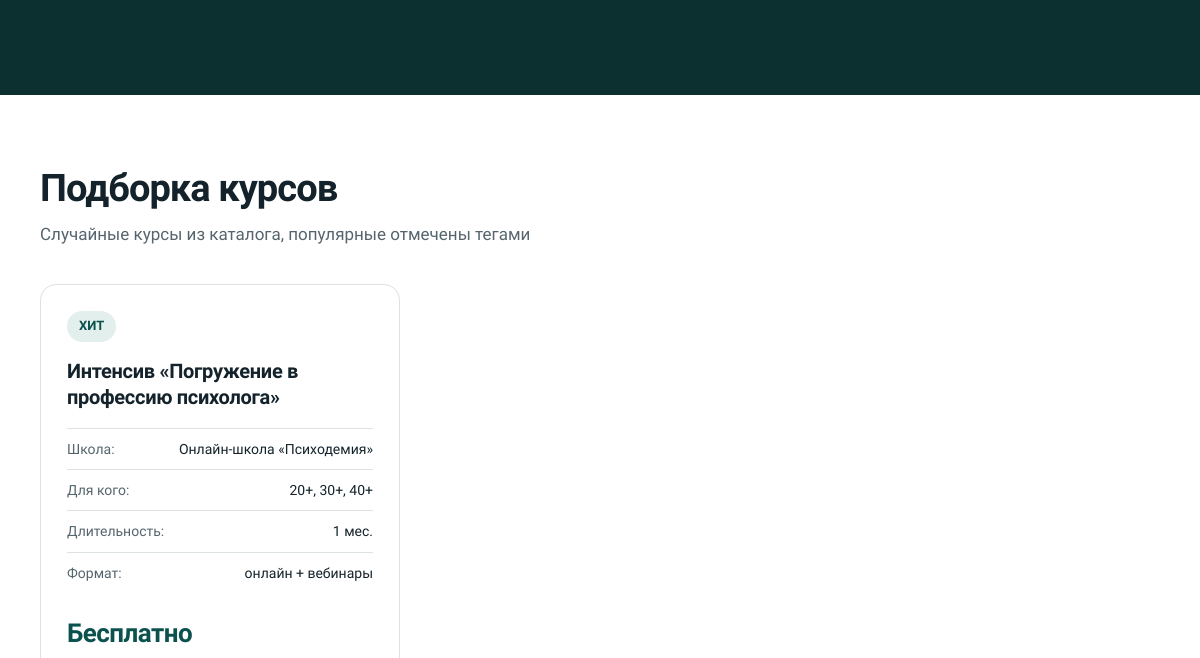
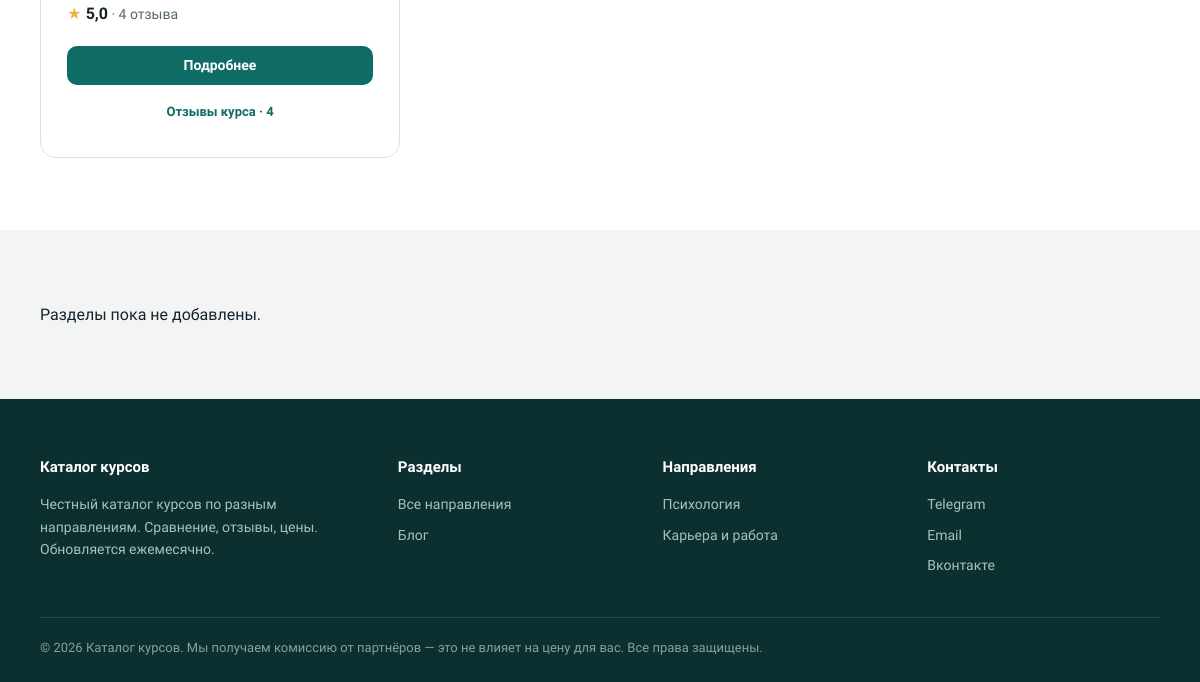
/ (lower part), run on an earlier commit of the app's database (2 pictures, top to bottom).
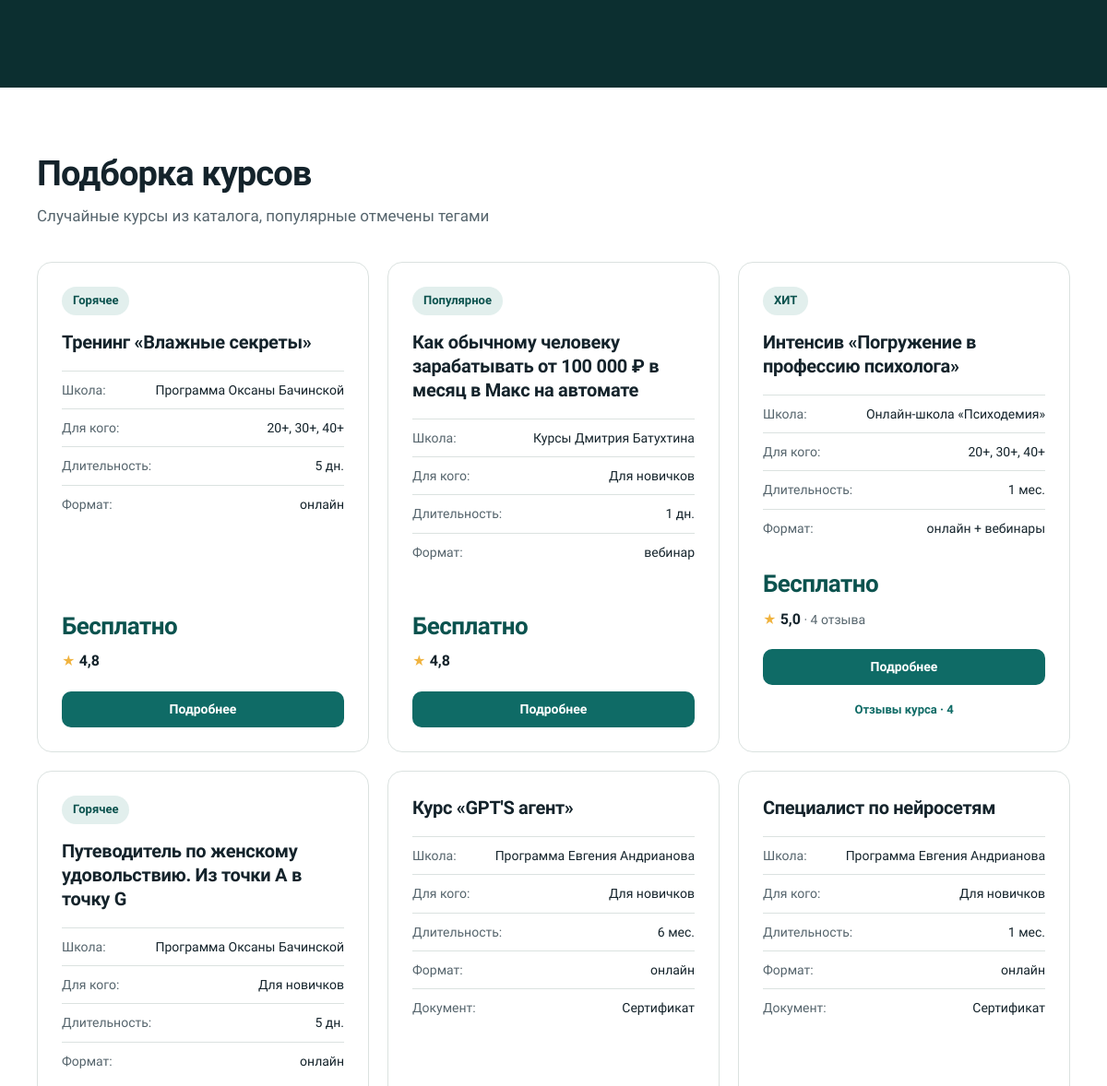
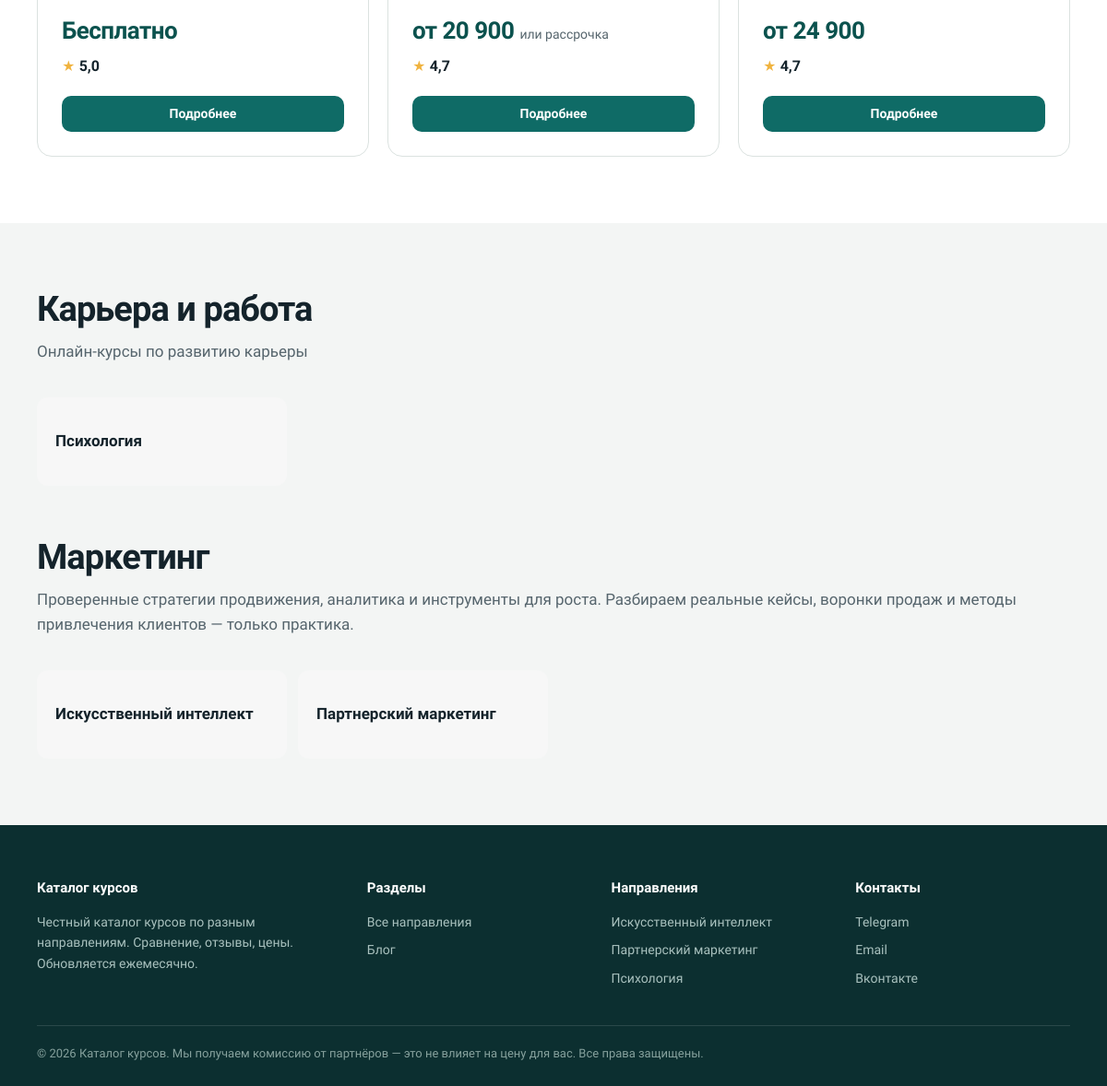
And on a later commit of the database (2 pictures, top to bottom).
### refy/models.py (models this page shows, shortened)
class Course(models.Model):
    FORMATS = [('online', 'Онлайн'), ('webinar', 'Вебинар'), ('hybrid', 'Гибрид (онлайн + вебинар)')]
    tag = models.CharField('Тег', max_length=60, blank=True)
    title = models.CharField('Название', max_length=200)
    slug = models.SlugField('Адрес страницы', max_length=200, unique=True, null=True, blank=True)
    school = models.CharField('Школа', max_length=120)
    audience = models.CharField('Аудитория', max_length=120, blank=True)
    duration_months = models.PositiveSmallIntegerField('Продолжительность (месяцы)', null=True, blank=True)
    duration_days = models.PositiveSmallIntegerField('Продолжительность (дни)', null=True, blank=True)
    format = models.CharField('Формат', max_length=10, choices=FORMATS, default='online')
    format_note = models.CharField("Примечание к формату", max_length=80, blank=True)
    document = models.CharField('Выдаваемый Документ', max_length=60, blank=True)
    price = models.CharField('Цена', max_length=60, blank=True)
    installment = models.BooleanField('Рассрочка', default=False)
    rating = models.DecimalField('Рейтинг', max_digits=2, decimal_places=1, null=True, blank=True)
    details_url = models.URLField('Ссылка на детали', blank=True)
    position = models.PositiveIntegerField('Порядок', default=0)
    is_active = models.BooleanField('Активен', default=True)
    class Meta:
        ordering = ['position', 'title']
        verbose_name = 'Курс'
        verbose_name_plural = 'Курсы'
    def get_absolute_url(self):
        return reverse('refy:course', args=[self.slug]) if self.slug else ''
    @property
    def is_online(self):
        return self.format == 'online'
    @property
    def has_diploma(self):
        return 'диплом' in self.document.lower()
    @property
    def duration_display(self):
        if self.duration_months:
            return f'{self.duration_months} мес.'
        if self.duration_days:
            return f'{self.duration_days} дн.'
        return ''
    @property
    def is_short(self):
        if self.duration_months:
            return self.duration_months <= 6
        if self.duration_days:
            return self.duration_days <= 180
        return False

class Section(models.Model):
    category = models.ForeignKey(Category, related_name='sections', null=True,
                                 on_delete=models.PROTECT,
                                 verbose_name='Главный раздел')
    title = models.CharField('Название', max_length=120)
    slug = models.SlugField(unique=True)
    summary = models.CharField('Краткое описание', max_length=200, blank=True)
    icon = models.FileField('Иконка', upload_to='refy/icons/', blank=True)
    seo_title = models.CharField(max_length=160, blank=True)
    seo_description = models.CharField(max_length=300, blank=True)
    seo_text = models.TextField('SEO-текст (HTML)', blank=True)
    position = models.PositiveIntegerField('Порядок', default=0)
    is_active = models.BooleanField('Показывать', default=True)
    class Meta:
        ordering = ['position', 'title']
        verbose_name = 'Раздел'
        verbose_name_plural = 'Разделы'
    def get_absolute_url(self):
        if self.category_id:
            return reverse('refy:section', args=[self.category.slug, self.slug])
        return reverse('refy:home')

class Category(models.Model):
    title = models.CharField('Название', max_length=120)
    slug = models.SlugField(unique=True)
    summary = models.CharField('Краткое описание', max_length=200, blank=True)
    seo_title = models.CharField(max_length=160, blank=True)
    seo_description = models.CharField(max_length=300, blank=True)
    seo_text = models.TextField('SEO-текст (HTML)', blank=True)
    position = models.PositiveIntegerField('Порядок', default=0)
    is_active = models.BooleanField('Показывать', default=True)
    class Meta:
        ordering = ['position', 'title']
        verbose_name = 'Главный раздел'
        verbose_name_plural = 'Главные разделы'
    def get_absolute_url(self):
        return reverse('refy:category', args=[self.slug])

### refy/views.py (the view)
# urls.py: 2. Add a URL to urlpatterns:  path('', views.home, name='home')
def home(request):
    sections = (
        Section.objects.filter(is_active=True, category__is_active=True)
        .select_related('category')
        .order_by('category__position', 'category__title', 'position', 'title')
    )
    groups = {}
    for s in sections:
        g = groups.setdefault(s.category_id, {'category': s.category, 'sections': [], 'total': 0})
        g['total'] += 1
        if len(g['sections']) < HOME_TILES:
            g['sections'].append(s)
    return render(request, 'refy/home.html', {
        'groups': list(groups.values()),
        'featured': random_courses(),
    })

### refy/context_processors.py (called while the page is built)
def nav_sections(request):
    return {'nav_sections': Section.objects.filter(is_active=True)[:8]}

### refy/templatetags/refy_extras.py (called while the page is built)
@register.filter
def ru_plural(n, forms):
    one, few, many = forms.split(',')
    n = abs(int(n))
    if 11 <= n % 100 <= 14:
        return many
    if n % 10 == 1:
        return one
    if 2 <= n % 10 <= 4:
        return few
    return many

### refy/views.py (called while the page is built)
def with_review_flags(qs):
    return qs.annotate(
        reviews_n=Count('reviews', distinct=True),
        school_reviews_n=Coalesce(Subquery(
            SchoolReview.objects.filter(school__title=OuterRef('school'))
            .order_by().values('school__title').annotate(n=Count('pk')).values('n')[:1]
        ), 0),
        school_slug=Subquery(
            School.objects.filter(title=OuterRef('school'), reviews__isnull=False).values('slug')[:1]
        ),
    )

def random_courses(limit=FEATURED):
    base = with_review_flags(Course.objects.filter(is_active=True))
    items = list(base.exclude(tag='').order_by('?')[:limit])
    if len(items) < limit:
        items += list(base.filter(tag='').order_by('?')[:limit - len(items)])
    return items

### refy/templates/refy/home.html (shortened to what this page needs)
{% extends 'refy/base.html' %}
{% block content %}
<section class="hero">
</section>
{% if featured %}
<section id="featured" class="alt">
  <div class="container">
    <h2 class="section-title">Подборка курсов</h2>
    <p class="section-sub">Случайные курсы из каталога, популярные отмечены тегами</p>
    <div class="cards-grid">
      {% for c in featured %}{% include 'refy/_course_card.html' %}{% endfor %}
    </div>
  </div>
</section>
{% endif %}
<section id="sections">
  <div class="container">
    {% for g in groups %}
    <div class="cat-block">
      <h2 class="section-title"><a href="{{ g.category.get_absolute_url }}">{{ g.category.title }}</a></h2>
      {% if g.category.summary %}<p class="section-sub">{{ g.category.summary }}</p>{% endif %}
      <div class="ptiles">
        {% for s in g.sections %}{% include 'refy/_section_tile.html' %}{% endfor %}
      </div>
    </div>
    {% empty %}
    <p>Разделы пока не добавлены.</p>
    {% endfor %}
  </div>
</section>
{% endblock %}

### refy/templates/refy/base.html (shortened to what this page needs)
{% load static %}<!DOCTYPE html>
<html lang="ru">
<head>
<link rel="stylesheet" href="{% static 'css/style.css' %}">
</head>
<body>
{% block content %}{% endblock %}
<footer id="contacts">
  <div class="container">
    <div class="footer-grid">
      <div>
        <h4>Каталог курсов</h4>
        <p>Честный каталог курсов по разным направлениям. Сравнение, отзывы, цены. Обновляется ежемесячно.</p>
      </div>
      <div>
        <h4>Разделы</h4>
        <a href="{% url 'refy:home' %}#sections">Все направления</a>
        <a href="#">Блог</a>
      </div>
      <div>
        <h4>Направления</h4>
        {% for s in nav_sections %}<a href="{{ s.get_absolute_url }}">{{ s.title }}</a>{% endfor %}
      </div>
      <div>
        <h4>Контакты</h4>
        <a href="https://t.me/">Telegram</a>
        <a href="mailto:info@psihologiakursy.ru">Email</a>
        <a href="#">Вконтакте</a>
      </div>
    </div>
    <div class="footer-bottom">
      © {% now "Y" %} Каталог курсов. Мы получаем комиссию от партнёров — это не влияет на цену для вас. Все права защищены.
    </div>
  </div>
</footer>
</body>
</html>

### refy/templates/refy/_course_card.html (shortened to what this page needs)
{% load refy_extras %}<article class="card"{% if c.is_online %} data-online="1"{% endif %}{% if c.has_diploma %} data-diploma="1"{% endif %}{% if c.is_short %} data-short="1"{% endif %}>
  {% if c.tag %}<span class="card-tag">{{ c.tag }}</span>{% endif %}
  <h3>{{ c.title }}</h3>
  <div class="card-meta"><strong>Школа:</strong> {{ c.school }}</div>
  {% if c.audience %}<div class="card-meta"><strong>Для кого:</strong> {{ c.audience }}</div>{% endif %}
  <div class="card-meta"><strong>Длительность:</strong> {{ c.duration_display }}</div>
  <div class="card-meta"><strong>Формат:</strong> {{ c.get_format_display|lower }}{% if c.format_note %} + {{ c.format_note }}{% endif %}</div>
  {% if c.document %}<div class="card-meta"><strong>Документ:</strong> {{ c.document }}</div>{% endif %}
  <div class="card-price">{{ c.price|default:"Цена по запросу" }}{% if c.installment %} <small>или рассрочка</small>{% endif %}</div>
  {% if c.rating %}<div class="card-rating"><b>{{ c.rating }}</b>{% with total=c.reviews_n|add:c.school_reviews_n %}{% if total %} · {{ total }} {{ total|ru_plural:"отзыв,отзыва,отзывов" }}{% endif %}{% endwith %}</div>{% endif %}
  <div class="card-actions">
    {% if c.details_url %}<a href="{{ c.details_url }}" target="_blank" rel="nofollow sponsored noopener" class="btn btn-primary btn-small">Подробнее</a>{% endif %}
    {% if c.reviews_n or c.school_slug %}<div class="card-reviews">
      {% if c.reviews_n %}<a href="{{ c.get_absolute_url }}#reviews" class="btn btn-outline btn-small">Отзывы курса · {{ c.reviews_n }}</a>{% endif %}
    </div>{% endif %}
  </div>
</article>

### refy/templates/refy/_section_tile.html
<a class="ptile" href="{{ s.get_absolute_url }}">{% if s.icon %}<img src="{{ s.icon.url }}" alt="" width="56" height="56" loading="lazy">{% endif %}<span>{{ s.title }}</span></a>

### static/css/style.css (style rules this page uses)
:root { --bg:#f3f5f4;--ink:#14232b;--muted:#56656d;--line:#dbe2e0;--teal:#0f6b66;--teal-d:#0b524e;--tint:#e2efed;--deep:#0c2f30;--amber:#f0b33f }
* { margin:0;padding:0;box-sizing:border-box }
html { scroll-behavior:smooth;scroll-padding-top:72px }
body { font-family:'Onest',system-ui,-apple-system,'Segoe UI',sans-serif;color:var(--ink);background:var(--bg);line-height:1.6;-webkit-font-smoothing:antialiased }
.container { max-width:1160px;margin:0 auto;padding:0 20px }
.btn { display:inline-flex;align-items:center;justify-content:center;gap:8px;padding:14px 26px;border:1.5px solid transparent;border-radius:10px;font-family:inherit;font-size:15px;font-weight:600;line-height:1.2;cursor:pointer;text-decoration:none;transition:background .2s,color .2s,border-color .2s }
.btn-primary { background:var(--teal);color:#fff }
.btn-outline { color:var(--teal);border-color:var(--line);background:#fff }
.btn-small { padding:10px 18px;font-size:14px }
.hero { background:var(--deep);color:#fff;padding:80px 0 96px }
section { padding:72px 0 }
.alt { background:#fff }
.section-title { font-size:clamp(26px,3.4vw,38px);font-weight:800;letter-spacing:-.025em;line-height:1.15;margin-bottom:10px }
.section-sub { color:var(--muted);margin-bottom:36px;font-size:17px }
.cards-grid { display:grid;grid-template-columns:repeat(auto-fill,minmax(330px,1fr));gap:20px }
.card { display:flex;flex-direction:column;background:#fff;border:1px solid var(--line);border-radius:16px;padding:26px;transition:border-color .2s }
.card-tag { align-self:flex-start;background:var(--tint);color:var(--teal-d);font-size:13px;font-weight:600;padding:5px 12px;border-radius:999px;margin-bottom:16px }
.card h3 { font-size:20px;font-weight:700;line-height:1.3;letter-spacing:-.015em;margin-bottom:18px }
.card-meta { display:flex;justify-content:space-between;gap:16px;font-size:14px;padding:9px 0;border-top:1px solid var(--line);text-align:right }
.card-meta strong { color:var(--muted);font-weight:500;text-align:left }
.card-price { font-size:26px;font-weight:800;letter-spacing:-.02em;margin:20px 0 4px;color:var(--teal-d) }
.card-price small { font-size:14px;font-weight:500;color:var(--muted);letter-spacing:0 }
.card-rating { font-size:14px;color:var(--muted);margin-bottom:20px }
.card-rating b { color:var(--ink);font-size:16px }
.card-rating::before { content:"\2605";color:var(--amber);margin-right:4px }
.card-actions { display:grid;gap:8px;margin-top:auto }
.card .btn-outline { border-color:transparent;background:none }
footer { background:var(--deep);color:#a9c1be;padding:56px 0 24px;font-size:14px }
footer h4 { color:#fff;font-size:15px;font-weight:700;margin-bottom:14px }
footer a { display:block;color:#a9c1be;text-decoration:none;margin-bottom:8px }
.footer-grid { display:grid;grid-template-columns:1.4fr 1fr 1fr 1fr;gap:32px;margin-bottom:32px }
.footer-bottom { border-top:1px solid rgba(255,255,255,.12);padding-top:20px;font-size:13px;color:#86a19d }
.cat-block+.cat-block { margin-top:56px }
.cat-block .section-title a { color:inherit;text-decoration:none }
.ptiles { display:grid;grid-template-columns:repeat(auto-fill,minmax(240px,1fr));gap:12px }
.ptile { display:flex;align-items:center;gap:16px;min-height:96px;padding:16px 20px;background:#f7f7f7;border-radius:12px;color:var(--ink);font-weight:700;font-size:17px;line-height:1.25;text-decoration:none;transition:background .2s }
.card-reviews { display:flex;gap:8px }
.card-reviews .btn { flex:1 1 0;min-width:0;padding:10px 6px;font-size:13px;white-space:nowrap;overflow:hidden;text-overflow:ellipsis }
.card-price { margin-top:auto;padding-top:20px }
.card-rating { margin-bottom:0 }
.card-actions { margin-top:0;padding-top:20px }

What changed in the data, as far as the page shows it:
removed Section: title "Карьера и работа", shown under "Направления"
added Course: tag "Горячее", title "Тренинг «Влажные секреты»", school "Программа Оксаны Бачинской", audience "20+, 30+, 40+", duration_display "5 дн.", format "онлайн", price "Бесплатно", rating "4,8"
added Course: tag "Популярное", title "Как обычному человеку зарабатывать от 100 000 ₽ в месяц в Макс на автомате", school "Курсы Дмитрия Батухтина", audience "Для новичков", duration_display "1 дн.", format "вебинар", price "Бесплатно", rating "4,8"
added Course: tag "Горячее", title "Путеводитель по женскому удовольствию. Из точки А в точку G", school "Программа Оксаны Бачинской", audience "Для новичков", duration_display "5 дн.", format "онлайн", price "Бесплатно", rating "5,0"
added Course: title "Курс «GPT'S агент»", school "Программа Евгения Андрианова", audience "Для новичков", duration_display "6 мес.", format "онлайн", document "Сертификат", price "от 20 900", installment "или рассрочка", rating "4,7"
added Course: title "Специалист по нейросетям", school "Программа Евгения Андрианова", audience "Для новичков", duration_display "1 мес.", format "онлайн", document "Сертификат", price "от 24 900", rating "4,7"
added Category: category "Карьера и работа", category.summary "Онлайн-курсы по развитию карьеры", Section (title "Психология")
added Category: category "Маркетинг", category.summary "Проверенные стратегии продвижения, аналитика и инструменты для роста. Разбираем реальные кейсы, воронки продаж и методы привлечения клиентов — только практика."
added Section: title "Искусственный интеллект"
added Section: title "Партнерский маркетинг"
Also different on the page:
text no longer shown: "Разделы пока не добавлены."
